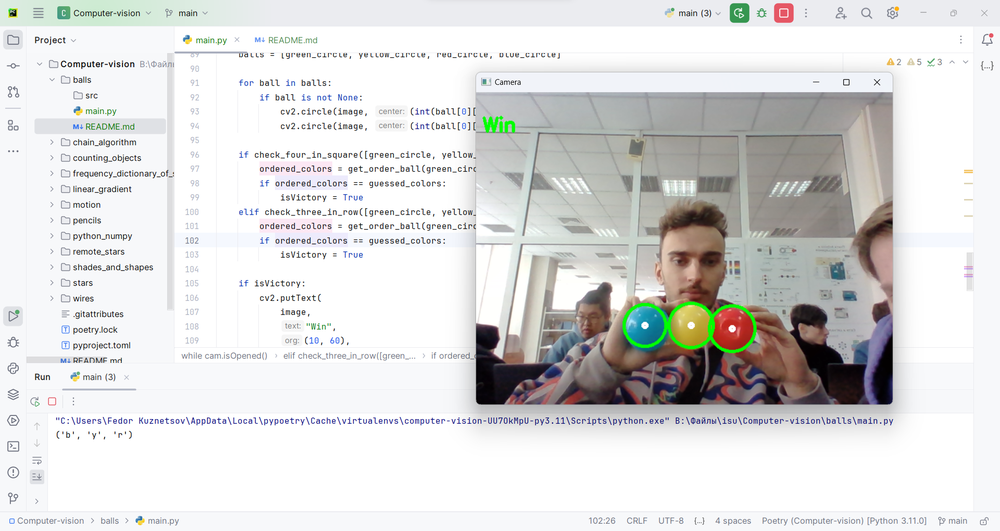
#> input picture balls/example_3_balls.png, 1000 x 531 px, shrunk from 1920 x 1020 before the run, given in place of the camera
$ python main.py
#> lines starting #> are read from the running program, lines starting #| are printed output that depends on the picture; after the words box and inside, x2 and y2 are one past the last pixel; in counts of white or black regions, pixels touching at a corner belong together
from typing import Optional, Any

import cv2
import time
import random

cam = cv2.VideoCapture(0)

cv2.namedWindow("Camera", cv2.WINDOW_KEEPRATIO)

bounds = {
    "red": {"lower": (0, 150, 140), "upper": (15, 255, 255)},
    "blue": {"lower": (90, 160, 160), "upper": (110, 255, 255)},
    "green": {"lower": (51, 90, 120), "upper": (70, 255, 255)},
    "yellow": {"lower": (20, 80, 160), "upper": (35, 255, 255)}
}

prev_time = time.time()
curr_time = time.time()
prev_x, prev_y = 0, 0
curr_x, curr_y = 0, 0
radius = 1
d = 5.6 * 10 ** -2


def guess_colors():
    num_balls = random.choice([3, 4])
    colors = ['g', 'y', 'r', 'b']
    random.shuffle(colors)
    chosen_colors = colors[:num_balls]
    return tuple(chosen_colors)


def get_order_ball(green, yellow, red, blue):
    colors = [(green[0][1], 'g') if green else None,
              (yellow[0][1], 'y') if yellow else None,
              (red[0][1], 'r') if red else None,
              (blue[0][1], 'b') if blue else None]

    # Убираем None значения
    colors = [color for color in colors if color is not None]

    colors.sort(key=lambda x: x[0])
    return tuple([color[1] for color in colors])


def ball_detect(bound: str) -> Optional[tuple[tuple[Any, Any], Any]]:
    mask = cv2.inRange(hsv, bounds[bound]['lower'], bounds[bound]['upper'])
    mask = cv2.erode(mask, None, iterations=2)
    mask = cv2.dilate(mask, None, iterations=2)

    cnts = cv2.findContours(mask.copy(), cv2.RETR_EXTERNAL, cv2.CHAIN_APPROX_SIMPLE)[-2]

    if len(cnts) > 0:
        c = max(cnts, key=cv2.contourArea)
        (curr_x, curr_y), radius = cv2.minEnclosingCircle(c)
        if radius > 10:
            return (curr_x, curr_y), radius

    return None


def check_three_in_row(balls):
    for i in range(len(balls) - 2):
        if balls[i] and balls[i + 1] and balls[i + 2]:
            return True
    return False


def check_four_in_square(balls):
    return all(balls)


guessed_colors = guess_colors()
print(guessed_colors)

while cam.isOpened():
    isVictory = False

    ret, image = cam.read()
#> image is the input picture: shape (531, 1000, 3); mean B, G, R 218.9, 219.5, 219.6
    image = cv2.flip(image, 1)
    curr_time = time.time()
    blurred = cv2.GaussianBlur(image, (11, 11), 0)
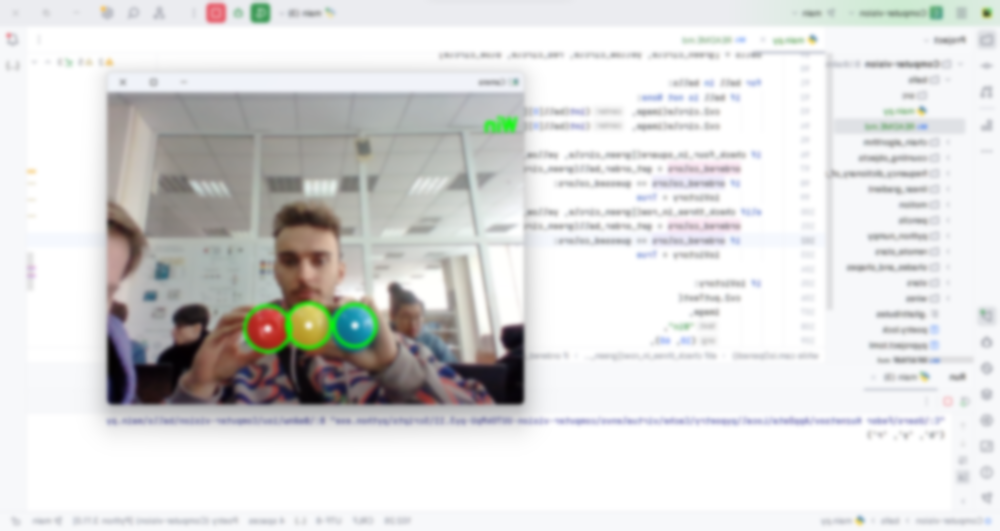
#> blurred: shape (531, 1000, 3); mean B, G, R 218.9, 219.5, 219.6
    hsv = cv2.cvtColor(blurred, cv2.COLOR_BGR2HSV)
#> hsv: shape (531, 1000, 3); mean H, S, V 60.3, 12.3, 223.3

    green_circle, yellow_circle, red_circle, blue_circle = ball_detect('green'), ball_detect('yellow'), ball_detect(
        'red'), ball_detect('blue')
#> in ball_detect, `mask = cv2.inRange(hsv, bounds[bound]['lower'], bounds[bound]['upper'])`: mask: shape (531, 1000); 0.4% white; 5 white regions (2 under 20 px), largest, box (x1, y1, x2, y2) and area: (243, 302, 379, 354) 1373, (484, 116, 518, 133) 450, (251, 4, 269, 22) 301
#> in ball_detect, `mask = cv2.erode(mask, None, iterations=2)`: mask: shape (531, 1000); 0.09% white; 7 white regions (4 under 20 px), largest, box (x1, y1, x2, y2) and area: (486, 118, 515, 131) 239, (253, 6, 267, 20) 149, (329, 317, 335, 337) 56
#> in ball_detect, `mask = cv2.dilate(mask, None, iterations=2)`:
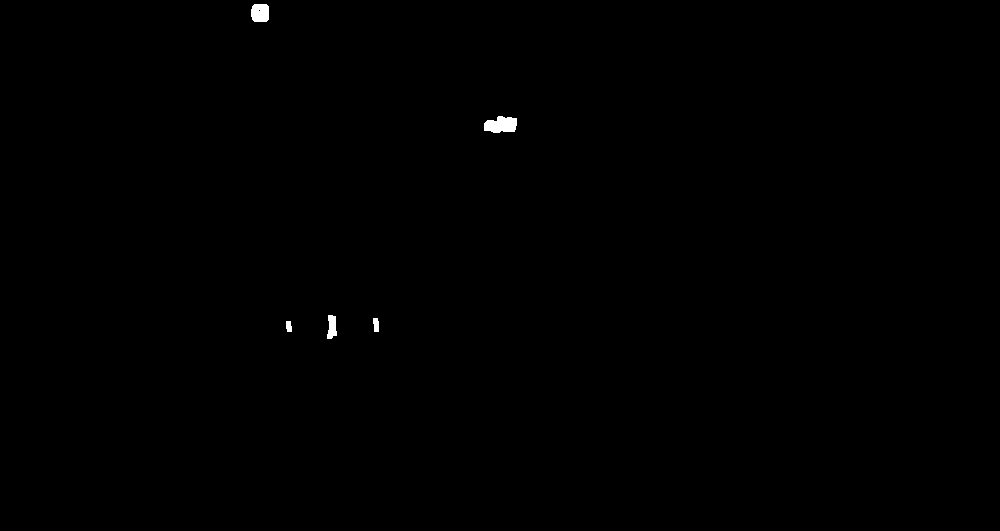
#> mask: shape (531, 1000); 0.2% white; 5 white regions
#> in ball_detect, `cnts = cv2.findContours(mask.copy(), cv2.RETR_EXTERNAL, cv2.CHAIN_APPR..`: cnts = 5 contours; box (x1, y1, x2, y2) and area: (484, 116, 517, 133) 392, (251, 4, 269, 22) 272, (327, 315, 337, 339) 150, (373, 318, 379, 332) 55, (286, 321, 292, 332) 43
#> in ball_detect, `c = max(cnts, key=cv2.contourArea)`: c = contour of 31 points, box (x1, y1, x2, y2) (484, 116, 517, 133), area 392
#> in ball_detect, `(curr_x, curr_y), radius = cv2.minEnclosingCircle(c)`: curr_x = 500; curr_y = 124; radius = 17.09
#> call 2 of ball_detect, with bound = 'yellow'
#> in ball_detect (call 2), `mask = cv2.inRange(hsv, bounds[bound]['lower'], bounds[bound]['upper'])`: mask: shape (531, 1000); 0.2% white; 12 white regions (11 under 20 px), largest, box (x1, y1, x2, y2) and area: (292, 307, 327, 344) 983
#> in ball_detect (call 2), `mask = cv2.erode(mask, None, iterations=2)`:
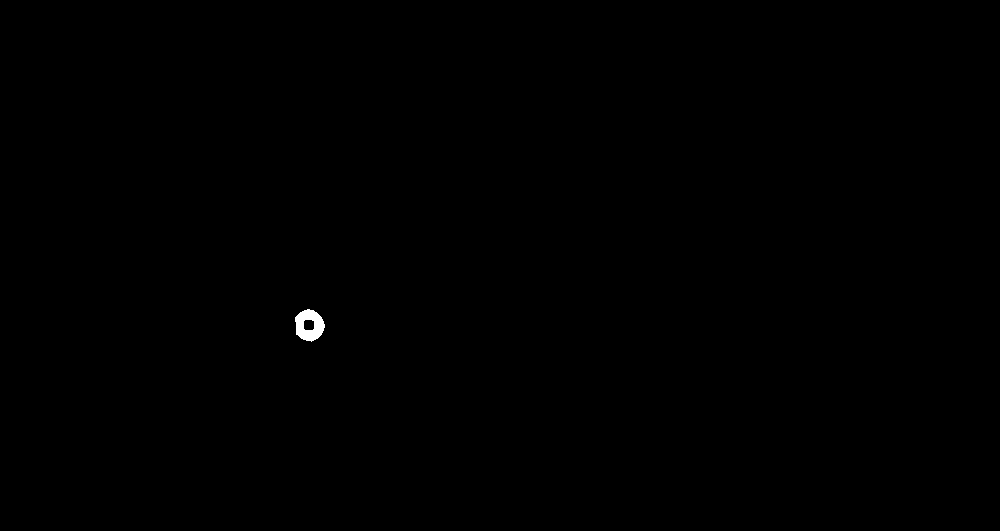
#> mask: shape (531, 1000); 0.12% white; 1 white region, box (x1, y1, x2, y2) and area: (295, 309, 325, 342) 639
#> in ball_detect (call 2), `mask = cv2.dilate(mask, None, iterations=2)`: mask: shape (531, 1000); 0.18% white; 1 white region
#> in ball_detect (call 2), `cnts = cv2.findContours(mask.copy(), cv2.RETR_EXTERNAL, cv2.CHAIN_APPR..`: cnts = 1 contour; box (x1, y1, x2, y2) and area: (293, 307, 327, 344) 950
#> in ball_detect (call 2), `c = max(cnts, key=cv2.contourArea)`: c = contour of 45 points, box (x1, y1, x2, y2) (293, 307, 327, 344), area 950
#> in ball_detect (call 2), `(curr_x, curr_y), radius = cv2.minEnclosingCircle(c)`: curr_x = 308.4; curr_y = 325.1; radius = 18.45
#> call 3 of ball_detect, with bound = 'red'
#> in ball_detect (call 3), `mask = cv2.inRange(hsv, bounds[bound]['lower'], bounds[bound]['upper'])`: mask: shape (531, 1000); 0.19% white; 2 white regions (1 under 20 px), largest, box (x1, y1, x2, y2) and area: (248, 309, 285, 348) 1004
#> in ball_detect (call 3), `mask = cv2.erode(mask, None, iterations=2)`:
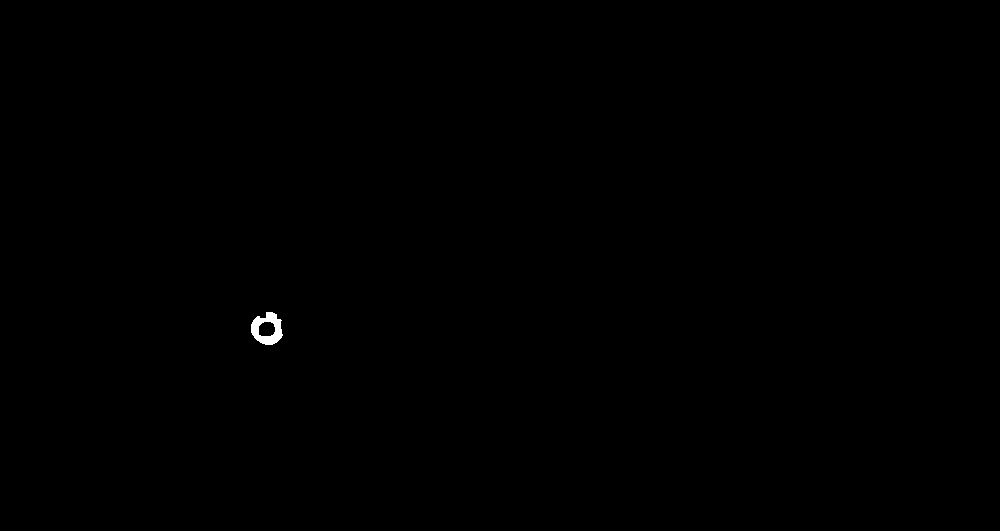
#> mask: shape (531, 1000); 0.11% white; 1 white region, box (x1, y1, x2, y2) and area: (251, 312, 283, 345) 587
#> in ball_detect (call 3), `mask = cv2.dilate(mask, None, iterations=2)`: mask: shape (531, 1000); 0.18% white; 1 white region
#> in ball_detect (call 3), `cnts = cv2.findContours(mask.copy(), cv2.RETR_EXTERNAL, cv2.CHAIN_APPR..`: cnts = 1 contour; box (x1, y1, x2, y2) and area: (249, 310, 285, 347) 1010
#> in ball_detect (call 3), `c = max(cnts, key=cv2.contourArea)`: c = contour of 47 points, box (x1, y1, x2, y2) (249, 310, 285, 347), area 1010
#> in ball_detect (call 3), `(curr_x, curr_y), radius = cv2.minEnclosingCircle(c)`: curr_x = 267.3; curr_y = 328; radius = 19.25
#> call 4 of ball_detect, with bound = 'blue'
#> in ball_detect (call 4), `mask = cv2.inRange(hsv, bounds[bound]['lower'], bounds[bound]['upper'])`:
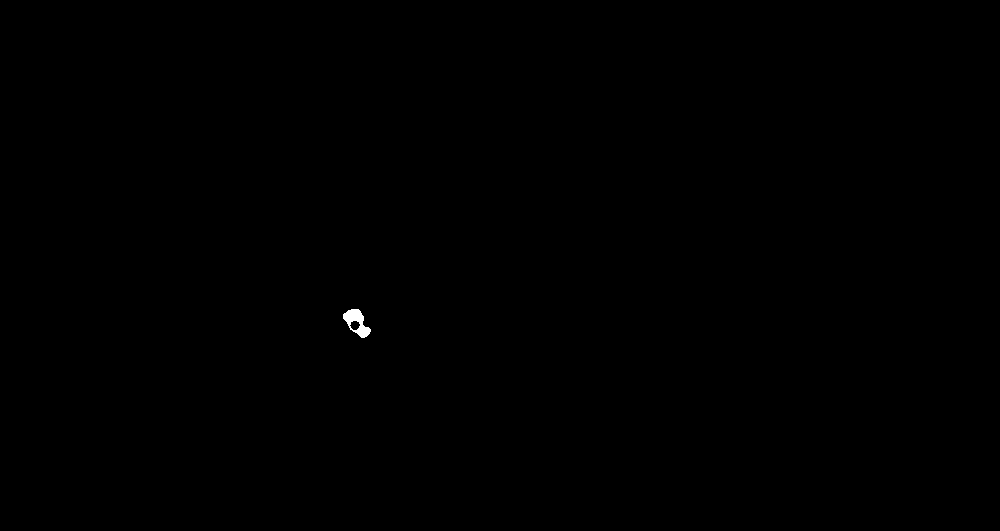
#> mask: shape (531, 1000); 0.07% white; 1 white region, box (x1, y1, x2, y2) and area: (343, 309, 371, 338) 396
#> in ball_detect (call 4), `mask = cv2.erode(mask, None, iterations=2)`: mask: shape (531, 1000); 0.03% white; 2 white regions, box (x1, y1, x2, y2) and area: (345, 311, 362, 320) 97, (359, 328, 368, 335) 40
#> in ball_detect (call 4), `mask = cv2.dilate(mask, None, iterations=2)`: mask: shape (531, 1000); 0.06% white; 2 white regions
#> in ball_detect (call 4), `cnts = cv2.findContours(mask.copy(), cv2.RETR_EXTERNAL, cv2.CHAIN_APPR..`: cnts = 2 contours; box (x1, y1, x2, y2) and area: (343, 309, 364, 322) 195, (357, 326, 370, 337) 102
#> in ball_detect (call 4), `c = max(cnts, key=cv2.contourArea)`: c = contour of 20 points, box (x1, y1, x2, y2) (343, 309, 364, 322), area 195
#> in ball_detect (call 4), `(curr_x, curr_y), radius = cv2.minEnclosingCircle(c)`: curr_x = 353; curr_y = 317; radius = 10.44
#> green_circle = ((500, 124), 17.09); yellow_circle = ((308.4, 325.1), 18.45); red_circle = ((267.3, 328), 19.25); blue_circle = ((353, 317), 10.44)

    balls = [green_circle, yellow_circle, red_circle, blue_circle]
#> balls = [((500, 124), 17.09), ((308.4, 325.1), 18.45), ((267.3, 328), 19.25), ((353, 317), 10.44)]

    for ball in balls:
        if ball is not None:
            cv2.circle(image, (int(ball[0][0]), int(ball[0][1])), int(ball[1]), (0, 255, 0), 3)
            cv2.circle(image, (int(ball[0][0]), int(ball[0][1])), 3, (255, 255, 255), 3)
#> this loop made 4 passes
#> ball on passes 1 to 4: ((500, 124), 17.09), ((308.4, 325.1), 18.45), ((267.3, 328), 19.25), ((353, 317), 10.44)
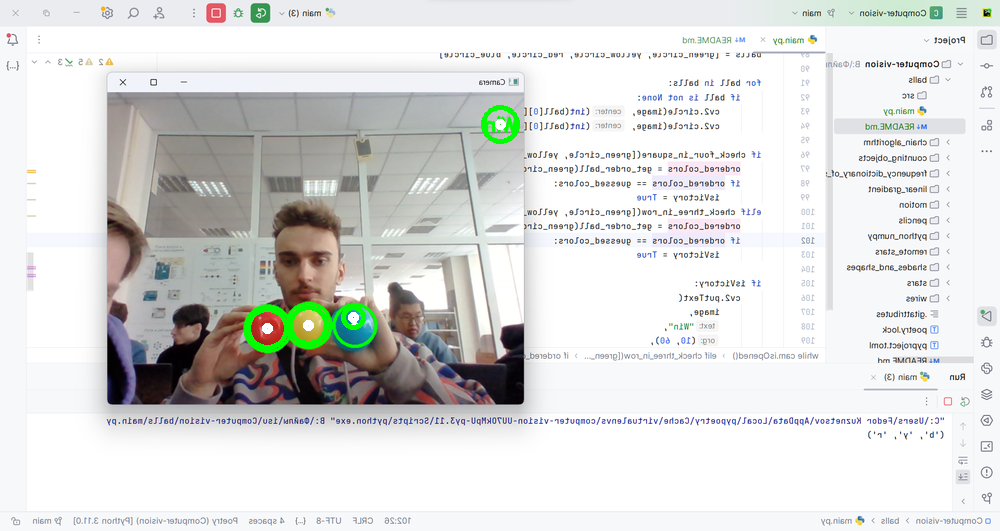
#> image: shape (531, 1000, 3); mean B, G, R 218.6, 220, 219.1

    if check_four_in_square([green_circle, yellow_circle, red_circle, blue_circle]):
        ordered_colors = get_order_ball(green_circle, yellow_circle, red_circle, blue_circle)
#> in get_order_ball, `colors = [(green[0][1], 'g') if green else None, (yellow[0][1], 'y') i..`: colors = [(124, 'g'), (325.1, 'y'), (328, 'r'), (317, 'b')]
#> ordered_colors = ('g', 'b', 'y', 'r')
        if ordered_colors == guessed_colors:
            isVictory = True
    elif check_three_in_row([green_circle, yellow_circle, red_circle, blue_circle]):
        ordered_colors = get_order_ball(green_circle, yellow_circle, red_circle, blue_circle)
        if ordered_colors == guessed_colors:
            isVictory = True

    if isVictory:
        cv2.putText(
            image,
            "Win",
            (10, 60),
            cv2.FONT_HERSHEY_SIMPLEX,
            1,
            (0, 255, 0),
            3
        )
    else:
        cv2.putText(
            image,
            "No",
            (10, 60),
            cv2.FONT_HERSHEY_SIMPLEX,
            1,
            (0, 0, 255),
            3
        )
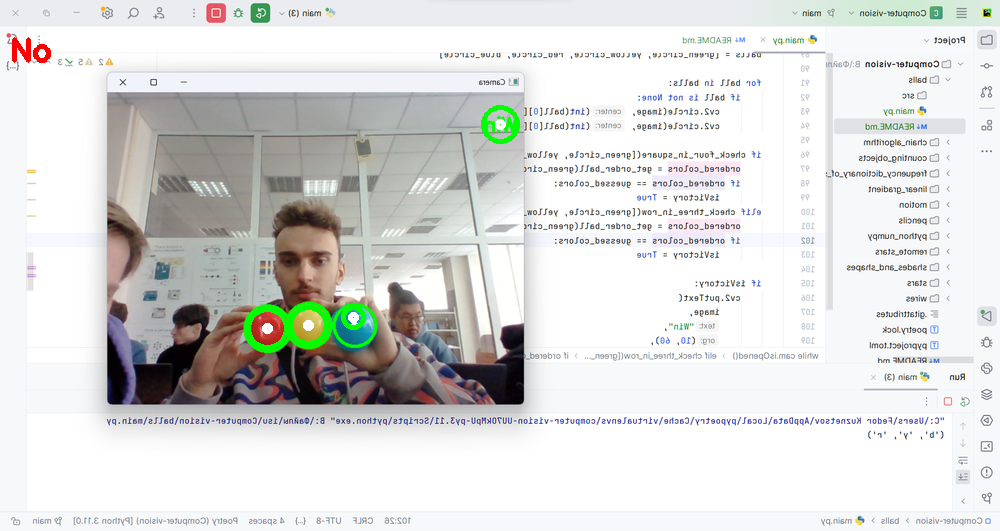
#> image: shape (531, 1000, 3); 0.1% of pixels changed, all inside (x1, y1, x2, y2) = (12, 37, 51, 63)

    cv2.imshow("Camera", image)
    key = cv2.waitKey(1)
#> (key q is pressed here)

    if key == ord('q'):
        break

cam.release()
cv2.destroyAllWindows()

$ run again, on balls/example_4_balls.png
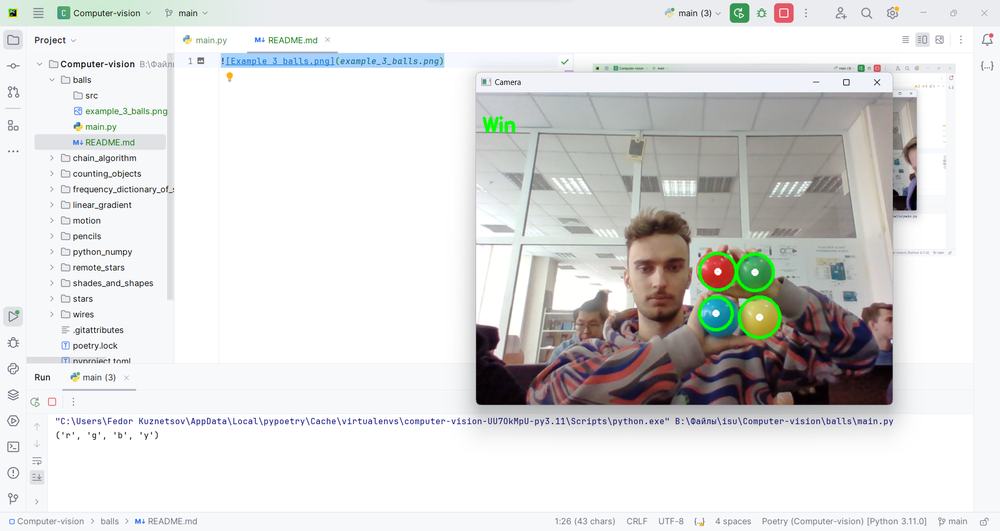
#> input picture balls/example_4_balls.png, 1000 x 531 px, shrunk from 1920 x 1019 before the run, given in place of the camera
#> image is the input picture: shape (531, 1000, 3); mean B, G, R 219.5, 220.1, 220
#> hsv: shape (531, 1000, 3); mean H, S, V 57.3, 13.6, 224.1
#> in ball_detect, `mask = cv2.dilate(mask, None, iterations=2)`:
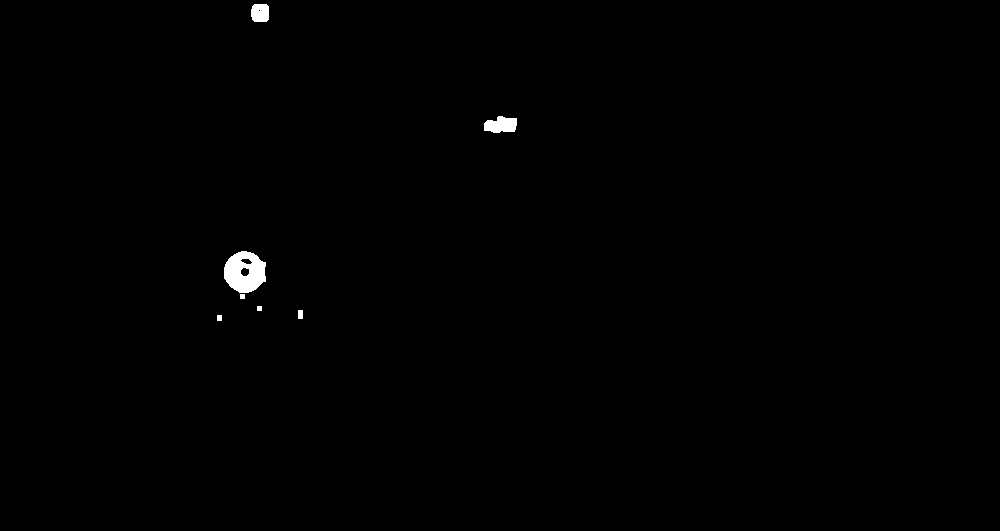
#> mask: shape (531, 1000); 0.4% white; 7 white regions
#> cnts = 7 contours, 2 with area under 20; largest, box (x1, y1, x2, y2) and area: (224, 251, 266, 293) 1304, (484, 116, 517, 133) 386, (251, 4, 269, 22) 272, (298, 310, 303, 319) 32, (217, 315, 222, 321) 20
#> c = contour of 54 points, box (x1, y1, x2, y2) (224, 251, 266, 293), area 1304
#> curr_x = 245.1; curr_y = 271.5; radius = 22.06
#> cnts = 2 contours; box (x1, y1, x2, y2) and area: (224, 302, 256, 334) 764, (767, 73, 773, 78) 20
#> cnts = 1 contour; box (x1, y1, x2, y2) and area: (268, 257, 297, 287) 620
#> cnts = 2 contours; box (x1, y1, x2, y2) and area: (274, 301, 292, 315) 124, (282, 315, 295, 324) 70
#> `cv2.putText( image, "No", (10, 60), cv2.FONT_HERSHEY_SIMPLEX, 1, (0, 0..`:
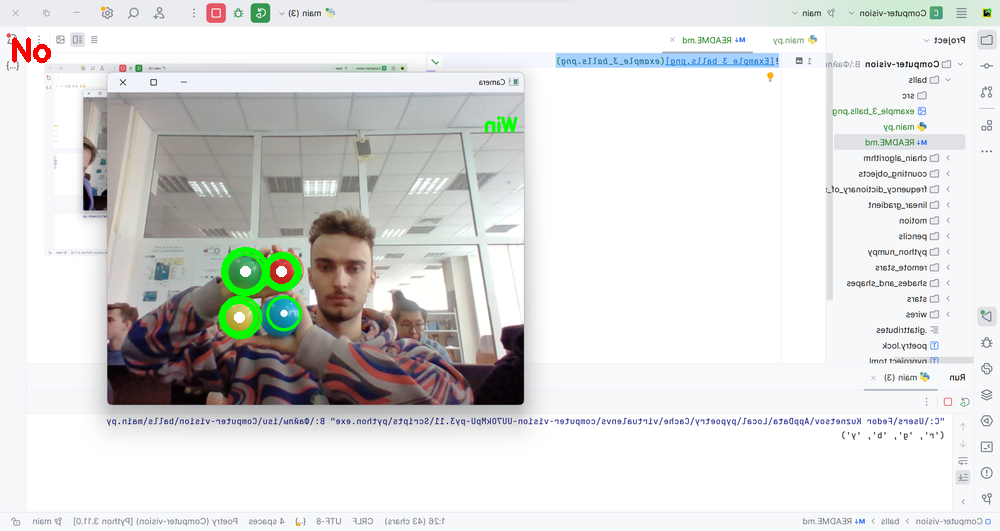
#> image: shape (531, 1000, 3); mean B, G, R 219.1, 220.3, 219.6
